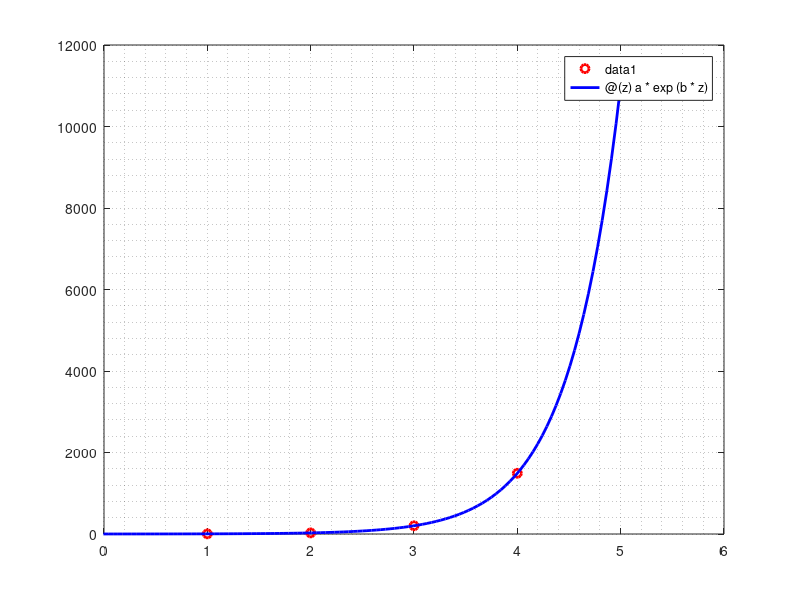

Reproduce this figure in MATLAB.
% Exponential Fit
clc
close all
clear

format long
x = [1 2 3 4 5];
y = [3.71 27.27 201.73 1490.476 11013.24];
n = length(x);
Y = log(y);
xx = x.^2;
xY = x.*Y;
sum_x = sum(x);
sum_Y = sum(Y);
sum_xY = sum(xY);
sum_xx = sum(xx);

P = [sum_Y sum_xY]';
R = [n sum_x
    sum_x sum_xx];
Q = R\P;
a = exp(Q(1));
b = Q(2);

y_correct = a*exp(b*x);
f = @(z) a*exp(b*z);
plot(x,y,'or','linewidth',2);
grid minor;
hold on;
fplot(f,'-b','linewidth',2);
axis([0 6 0 12000]);
hold off;